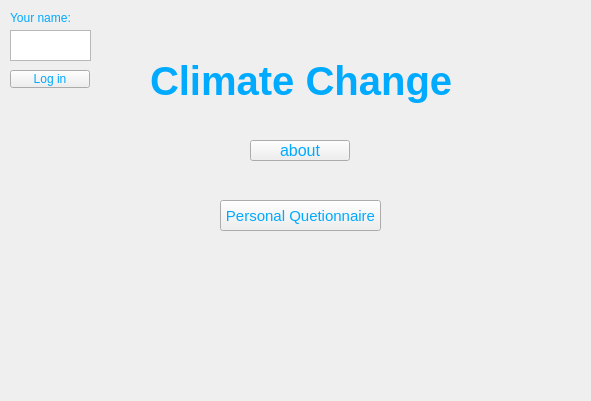
<?xml version="1.0" encoding="UTF-8"?>
<ui version="4.0">
 <class>MainWindow</class>
 <widget class="QMainWindow" name="MainWindow">
  <property name="geometry">
   <rect>
    <x>0</x>
    <y>0</y>
    <width>591</width>
    <height>401</height>
   </rect>
  </property>
  <property name="font">
   <font>
    <family>Tahoma</family>
   </font>
  </property>
  <property name="windowTitle">
   <string>MainWindow</string>
  </property>
  <widget class="QWidget" name="centralwidget">
   <widget class="QPushButton" name="pushButton">
    <property name="geometry">
     <rect>
      <x>250</x>
      <y>140</y>
      <width>100</width>
      <height>21</height>
     </rect>
    </property>
    <property name="font">
     <font>
      <family>Tahoma</family>
      <pointsize>12</pointsize>
     </font>
    </property>
    <property name="styleSheet">
     <string notr="true">color: rgb(0, 170, 255);</string>
    </property>
    <property name="text">
     <string>about</string>
    </property>
   </widget>
   <widget class="QPushButton" name="pushButton_2">
    <property name="geometry">
     <rect>
      <x>220</x>
      <y>200</y>
      <width>161</width>
      <height>31</height>
     </rect>
    </property>
    <property name="font">
     <font>
      <family>Tahoma</family>
      <pointsize>11</pointsize>
     </font>
    </property>
    <property name="styleSheet">
     <string notr="true">color: rgb(0, 170, 255);</string>
    </property>
    <property name="text">
     <string>Personal Quetionnaire</string>
    </property>
   </widget>
   <widget class="QLabel" name="label">
    <property name="geometry">
     <rect>
      <x>150</x>
      <y>50</y>
      <width>500</width>
      <height>61</height>
     </rect>
    </property>
    <property name="font">
     <font>
      <family>Tahoma</family>
      <pointsize>30</pointsize>
      <bold>true</bold>
     </font>
    </property>
    <property name="styleSheet">
     <string notr="true">color: rgb(0, 170, 255);</string>
    </property>
    <property name="text">
     <string>Climate Change</string>
    </property>
   </widget>
   <widget class="QLabel" name="label_2">
    <property name="geometry">
     <rect>
      <x>10</x>
      <y>10</y>
      <width>61</width>
      <height>16</height>
     </rect>
    </property>
    <property name="styleSheet">
     <string notr="true">color: rgb(0, 170, 255);
</string>
    </property>
    <property name="text">
     <string>Your name:</string>
    </property>
    <property name="margin">
     <number>1</number>
    </property>
   </widget>
   <widget class="QPlainTextEdit" name="text_edit_name">
    <property name="geometry">
     <rect>
      <x>10</x>
      <y>30</y>
      <width>81</width>
      <height>31</height>
     </rect>
    </property>
    <property name="styleSheet">
     <string notr="true">color: rgb(0, 170, 255);

</string>
    </property>
   </widget>
   <widget class="QPushButton" name="log_in_button">
    <property name="geometry">
     <rect>
      <x>10</x>
      <y>70</y>
      <width>80</width>
      <height>18</height>
     </rect>
    </property>
    <property name="styleSheet">
     <string notr="true">color: rgb(0, 170, 255);
</string>
    </property>
    <property name="text">
     <string>Log in</string>
    </property>
   </widget>
   <widget class="QLabel" name="label_welcome">
    <property name="geometry">
     <rect>
      <x>10</x>
      <y>90</y>
      <width>121</width>
      <height>31</height>
     </rect>
    </property>
    <property name="styleSheet">
     <string notr="true">color: rgb(0, 170, 255);
</string>
    </property>
    <property name="text">
     <string/>
    </property>
   </widget>
  </widget>
  <widget class="QMenuBar" name="menubar">
   <property name="geometry">
    <rect>
     <x>0</x>
     <y>0</y>
     <width>591</width>
     <height>16</height>
    </rect>
   </property>
  </widget>
 </widget>
 <resources/>
 <connections/>
</ui>
